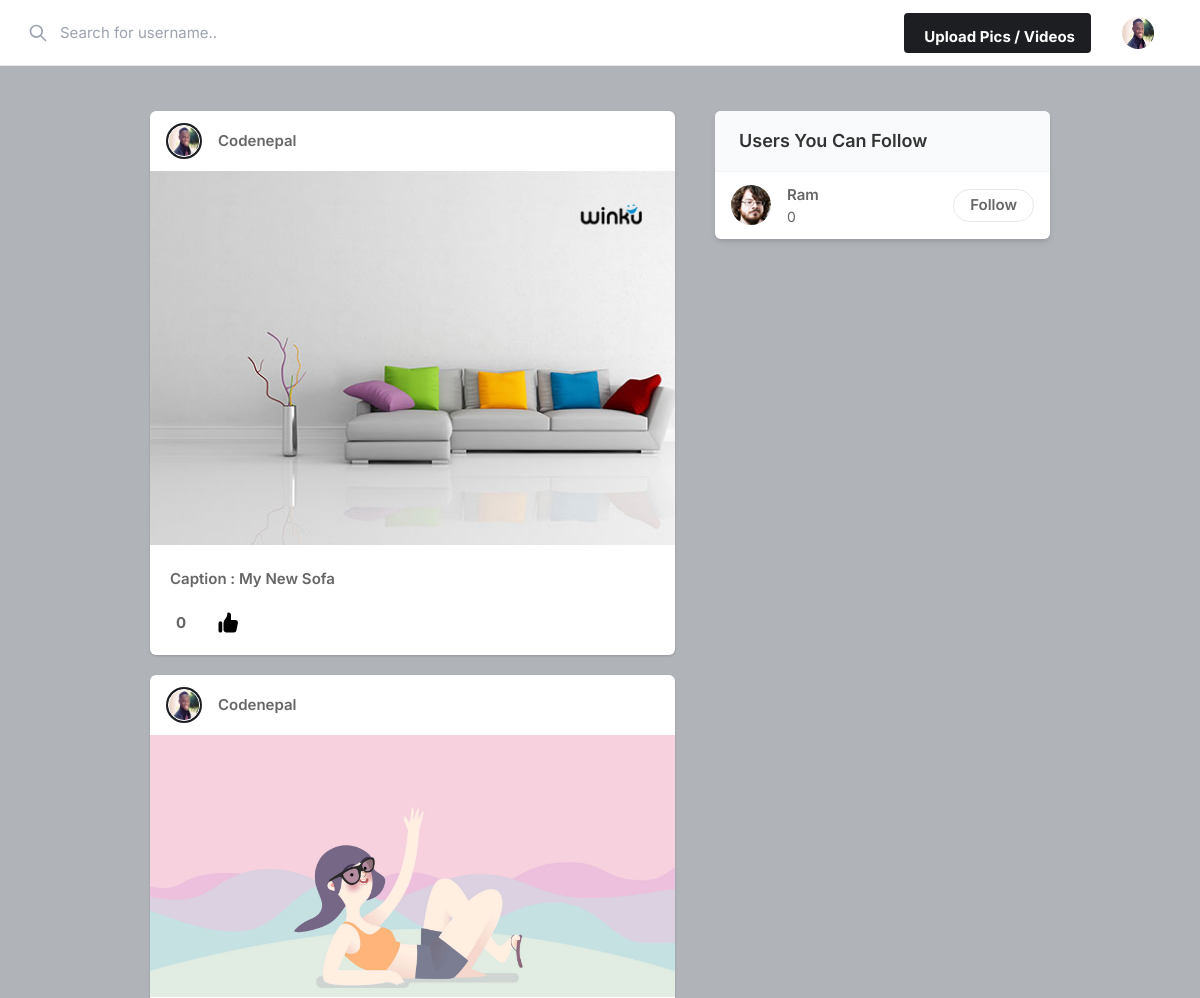
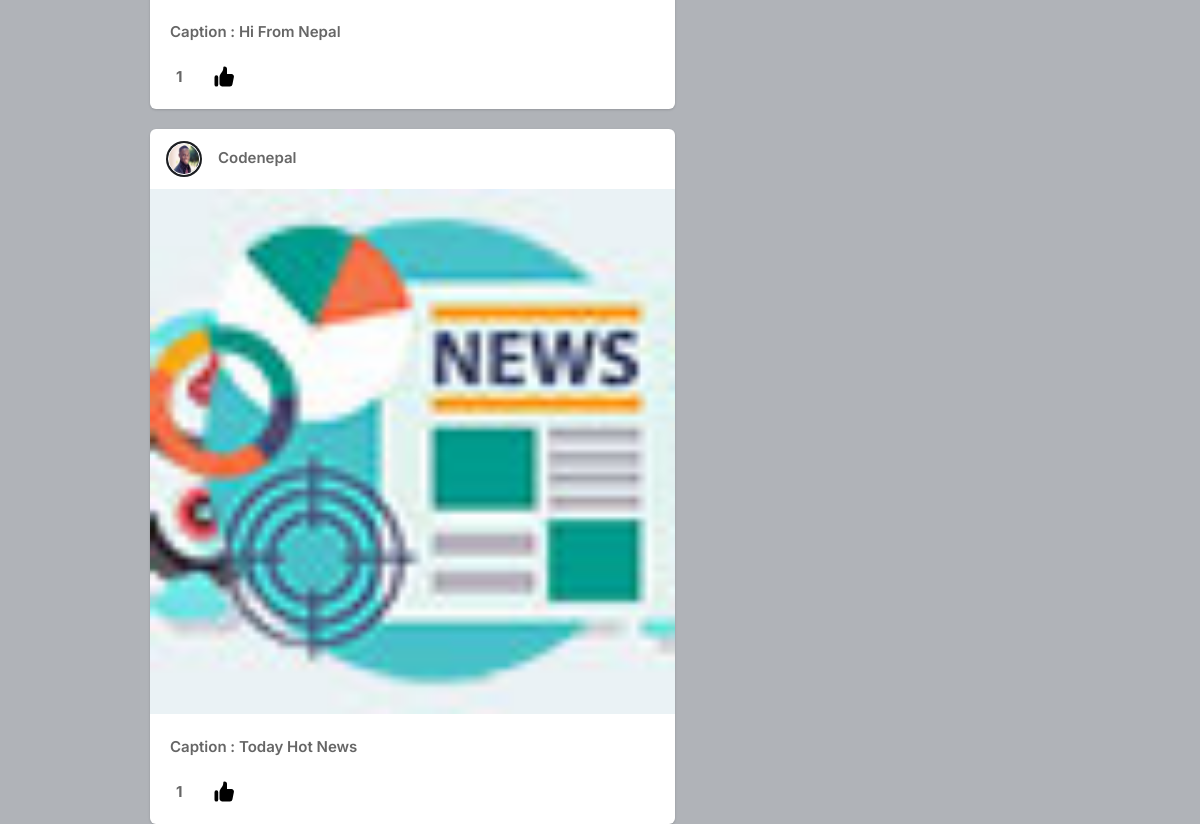
/ (signed in), run on the app's committed database (2 pictures, top to bottom).
### core/models.py (models this page shows, shortened)
class Profile(models.Model):
    user=models.ForeignKey(User,null=False,blank=False,on_delete=models.CASCADE)
    userid=models.IntegerField()
    location=models.CharField(max_length=50)
    bio=models.CharField(max_length=50,blank=True)
    profile_img=models.ImageField(upload_to="profile",default="default.png")
    def follower(self):
        return Follower.objects.filter(user=self.user).count()

class Post(models.Model):
    id=models.UUIDField(primary_key=True,default=uuid.uuid4)
    user=models.ForeignKey(User,null=False,blank=False,on_delete=models.CASCADE)
    image=models.ImageField(upload_to="post")
    caption=models.CharField(max_length=100)
    create=models.DateTimeField(auto_now=True,blank=True)
    like=models.IntegerField(default=0)
    def profile(self):
        return Profile.objects.get(user=self.user)

### core/views.py (the view)
# urls.py: path("",home,name="home"),
@login_required(login_url='login')
def home(request):
    if(check_setting(request)):
        post=[]
        followed_user=Follower.objects.filter(followers=request.user)
        for x in followed_user:
            post+=Post.objects.filter(user=x.user)
        post+=Post.objects.filter(user=request.user)
        shuffle(post)
        user=Follower.objects.filter(followers=request.user)
        user_list=list(map(Ret_Usr,user))
        to_user=list(User.objects.all())
        to_user.remove(request.user)
        print(to_user)
        print(user_list)
        for x in user_list:
            if x in to_user:
                to_user.remove(x)
        profile=[]
        for x in to_user:
            profile+=Profile.objects.filter(user=x)
        return render(request,"index.html",{'post':post,'user':Profile.objects.get(user=request.user),'follow':profile})
    else:
        return redirect("settings")

### core/views.py (called while the page is built)
def check_setting(request):
    return Profile.objects.filter(user=request.user).exists()

### core/templates/index.html (shortened to what this page needs)
{% load static %}
<!DOCTYPE html>
<html lang="en">
<head>
    <link rel="stylesheet" href="{% static 'assets/css/icons.css' %}">
    <link rel="stylesheet" href="{% static 'assets/css/uikit.css' %}">
    <link rel="stylesheet" href="{% static 'assets/css/style.css' %}">
    <link rel="stylesheet" href="{% static 'assets/css/tailwind.css' %}">
</head>
<body>
            <header>
                <div class="header_inner">
                    <div class="left-side">
                        <div class="header_search">
                            <form method="POST" action="{%url 'search'%}">
                            <input type="text" name="username" placeholder="Search for username..">
                            <div class="icon-search">
                                <button type="submit">
                                <svg xmlns="http://www.w3.org/2000/svg" fill="none" viewBox="0 0 24 24"
                                    stroke="currentColor">
                                    <path stroke-linecap="round" stroke-linejoin="round" stroke-width="2"
                                        d="M21 21l-6-6m2-5a7 7 0 11-14 0 7 7 0 0114 0z" />
                                </svg>
                            </button>
                            </div>
                        </form>
                        </div>
                    </div>
                    <div class="right-side lg:pr-4">
                        <a href="#"
                            class="bg-pink-500 flex font-bold hidden hover:bg-pink-600 hover:text-white inline-block items-center lg:block max-h-10 mr-4 px-4 py-2 rounded shado text-white">
                              Upload Pics / Videos
                        </a>
                        <a href="#">
                            <img src="{{user.profile_img.url}}" class="header-avatar" alt="">
                        </a>
                    </div>
                </div>
            </header>
            <div class="container m-auto">
                <div class="lg:flex justify-center lg:space-x-10 lg:space-y-0 space-y-5">
                    <div class="space-y-5 flex-shrink-0 lg:w-7/12">
{%for x in post%}
                        <div class="bg-white shadow rounded-md  -mx-2 lg:mx-0">
                            <div class="flex justify-between items-center px-4 py-3">
                                <div class="flex flex-1 items-center space-x-4">
                                    <a href="{%url 'profile' id=x.user.username%}">
                                        <div class="bg-gradient-to-tr from-yellow-600 to-pink-600 p-0.5 rounded-full">
                                            <img src="{{x.profile.profile_img.url}}" class="bg-gray-200 border border-white rounded-full w-8 h-8">
                                        </div>
                                    </a>
                                    <span class="block capitalize font-semibold "> {{x.user.username}}</span>
                                </div>
                              <div>
                                <a href="#"> <i class="icon-feather-more-horizontal text-2xl hover:bg-gray-200 rounded-full p-2 transition -mr-1 "></i> </a>
                              </div>
                            </div>
                            <div uk-lightbox>
                                <a href="{{x.image.url}}">
                                    <img src="{{x.image.url}}" width="100%" height="100%" alt="">
                                </a>
                            </div>
                            <br>
                            <span class="block capitalize font-semibold " style="margin-left:20px">Caption :  {{x.caption}}</span>
                            <div class="py-3 px-4 space-y-3">
                                <div class="flex space-x-4 lg:font-bold">
                                   <div style="position:relative;top:10px;left:10px"> {{x.like}}</div>
                                    <a href="#" class="flex items-center space-x-2">
                                        <div class="p-2 rounded-full text-black">
                                            <a href="{%url 'like' id=x.id%}">
                                        </a>
                                        </div>
                                    </a>
                                </div>
                            </div>
                        </div>
                        {%endfor%}
                    </div>
                    <div class="lg:w-5/12">
                        <div class="bg-white  shadow-md rounded-md overflow-hidden">
                            <div class="bg-gray-50  border-b border-gray-100 flex items-baseline justify-between py-4 px-6 ">
                                <h2 class="font-semibold text-lg">Users You Can Follow</h2>
                            </div>
                            <div class="divide-gray-300 divide-gray-50 divide-opacity-50 divide-y px-4 ">
                               {%for x in follow%}
                                <div class="flex items-center justify-between py-3">
                                    <div class="flex flex-1 items-center space-x-4">
                                        <a href="profile.html">
                                            <img src="{{x.profile_img.url}}" class="bg-gray-200 rounded-full w-10 h-10">
                                        </a>
                                        <div class="flex flex-col">
                                            <span class="block capitalize font-semibold"> {{x.user.username}} </span>
                                            <span class="block capitalize text-sm"> {{x.follower}} </span>
                                        </div>
                                    </div>
                                    <a href="{%url 'follow_home' id=x.user.username%}" class="border border-gray-200 font-semibold px-4 py-1 rounded-full hover:bg-pink-600 hover:text-white hover:border-pink-600 "> Follow </a>
                                </div>
                                {%endfor%}
                            </div>
                        </div>
                    </div>
                </div>
            </div>
</body>
</html>

### core/static/assets/css/style.css (style rules this page uses)
body { background-color: #B0B3B8!important; }
button { vertical-align: middle; }
input { height: 48px; line-height: 48px; padding: 0 20px; outline: none; font-size: 15px; color: #808080; max-width: 100%; width: 100%; -webkit-box-sizing: border-box; box-sizing: border-box; display: block; font-weight: 400; opacity: 1; border-radius: 4px; border: none; -webkit-box-shadow: 0 1px 4px 0px rgba(0, 0, 0, 0.12); box-shadow: 0 1px 4px 0px rgba(0, 0, 0, 0.12); }
input[type="text"], input[type="password"], input[type="email"], input[type="number"] { height: 48px; line-height: 48px; padding: 0 20px; outline: none; font-size: 15px; color: #808080; max-width: 100%; width: 100%; -webkit-box-sizing: border-box; box-sizing: border-box; display: block; font-weight: 400; opacity: 1; border-radius: 4px; border: none; -webkit-box-shadow: 0 1px 4px 0px rgba(0, 0, 0, 0.12); box-shadow: 0 1px 4px 0px rgba(0, 0, 0, 0.12); }
input { -webkit-transition: all 0.1s ease-in-out; transition: all 0.1s ease-in-out; }
::placeholder { color: #808080; opacity: 1; }
button { border: none; margin: 0; padding: 0; width: auto; overflow: visible; background: transparent; color: inherit; font: inherit; line-height: normal; cursor: pointer; }
a { color: #be185d; -webkit-transition: 0.3s; transition: 0.3s; outline: none !important; }
button { outline: none !important; }
img { max-width: 100%; }
body { color: #666; font-size: 15px; line-height: 27px; background-color: #f0f2f5; font-family: "Inter", sans-serif; text-transform: none; }
h1, h2, h3, h4, h5, h6 { font-family: "Inter", sans-serif; text-transform: none; }
input[type="text"], input[type="password"], input[type="email"] { font-family: "Inter", sans-serif; text-transform: none; }
button, body .pac-container { font-family: "Inter", sans-serif; text-transform: none; }
h1, h2, h3, h4, h5, h6 { color: #333; font-weight: 500; margin: 0; padding: 0; }
h2 { font-size: 26px; }
@media (min-width: 1024px) { .container { max-width: 900px !important; padding-top: 45px; } }
header { background-color: #fff; left: 0; right: 0; top: 0; z-index: 99; height: 66px; display: -webkit-box; display: -ms-flexbox; display: flex; -webkit-box-align: center; -ms-flex-align: center; align-items: center; border-bottom: 1px solid #e5e7eb; }
header .header_inner { display: -webkit-box; display: -ms-flexbox; display: flex; -webkit-box-align: center; -ms-flex-align: center; align-items: center; max-width: 1090px; margin: auto; width: 100%; max-width: 100% !important; padding: 0 30px; }
header .header_inner .left-side { display: -webkit-box; display: -ms-flexbox; display: flex; -webkit-box-align: center; -ms-flex-align: center; align-items: center; }
header .header_inner .left-side .header_search { position: relative; }
header .header_inner .left-side .header_search input { margin: 0; height: 42px; -webkit-box-shadow: none; box-shadow: none; padding-left: 30px; width: 400px; background-color: transparent; }
header .header_inner .left-side .header_search .icon-search { width: 2.5rem; position: absolute; top: 0; left: 0; margin-left: -.75rem; height: 100%; display: -webkit-box; display: -ms-flexbox; display: flex; -webkit-box-pack: center; -ms-flex-pack: center; justify-content: center; -webkit-box-align: center; -ms-flex-align: center; align-items: center; }
header .header_inner .left-side .header_search .icon-search svg { width: 20px; color: #9ca3af; }
header .header_inner .right-side { display: -webkit-box; display: -ms-flexbox; display: flex; -webkit-box-align: center; -ms-flex-align: center; align-items: center; -webkit-box-pack: end; -ms-flex-pack: end; justify-content: flex-end; margin-left: auto; }
header .header_inner .right-side .header-avatar { width: 32px; height: 32px; border-radius: 100%; margin-left: 15px; }

### data on the page
Profile: profile_img (picture)
Post: profile.profile_img (picture), user.username "Codenepal", image (picture), caption "My New Sofa", like "0"
Post: profile.profile_img (picture), user.username "Codenepal", image (picture), caption "Hi From Nepal", like "1"
Post: profile.profile_img (picture), user.username "Codenepal", image (picture), caption "Today Hot News", like "1"
Profile: profile_img (picture), user.username "Ram", follower "0"
